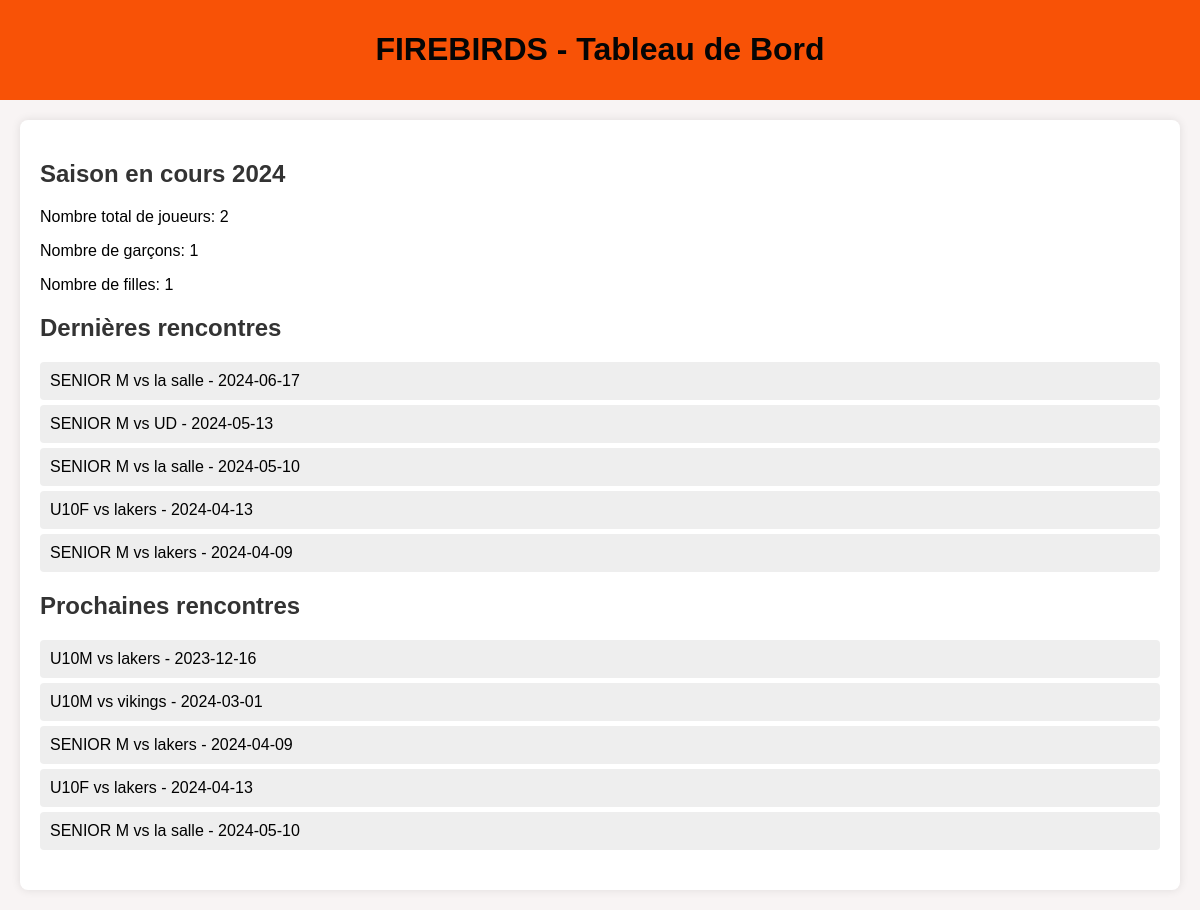
Page /dashboard.php on the committed database.
### tables this page shows
CREATE TABLE `evenements` (
  `id` int(11) NOT NULL,
  `categorie` enum('U10M','U10F','U12M','U12F','U14M','U14F','U16M','U16F','U18M','U18F','U20M','U20F','SENIOR M','SENIOR F') DEFAULT NULL,
  `adversaire` varchar(50) DEFAULT NULL,
  `date_evenement` date DEFAULT NULL,
  `heure` time DEFAULT NULL,
  `lieu` varchar(100) DEFAULT NULL,
  `score_final` varchar(10) DEFAULT NULL
);

### dashboard.php (the view, shortened to what this page needs)
<?php
$mysqli = new mysqli("localhost", "root", "", "firebirds_db");
$result = $mysqli->query("SELECT COUNT(*) as total FROM joueurs");
$total_joueurs = $result->fetch_assoc()['total'];
$result = $mysqli->query("SELECT COUNT(*) as total, sexe FROM joueurs GROUP BY sexe");
$joueurs_par_sexe = [];
while ($row = $result->fetch_assoc()) {
    $joueurs_par_sexe[$row['sexe']] = $row['total'];
}
$result = $mysqli->query("SELECT * FROM evenements ORDER BY date_evenement DESC LIMIT 5");
$dernieres_rencontres = $result->fetch_all(MYSQLI_ASSOC);
$result = $mysqli->query("SELECT * FROM evenements ORDER BY date_evenement ASC LIMIT 5");
$prochaines_rencontres = $result->fetch_all(MYSQLI_ASSOC);
?>
<!DOCTYPE html>
<html lang="fr">
<head>
    <link rel="stylesheet" href="styles.css">
</head>
<body>
    <header>
        <h1>FIREBIRDS - Tableau de Bord</h1>
    </header>
    <main>
        <section>
            <h2>Saison en cours 2024</h2>
            <p>Nombre total de joueurs: <?php echo $total_joueurs; ?></p>
            <p>Nombre de garçons: <?php echo $joueurs_par_sexe['M'] ?? 0; ?></p>
            <p>Nombre de filles: <?php echo $joueurs_par_sexe['F'] ?? 0; ?></p>
        </section>
        <section>
            <h2>Dernières rencontres</h2>
            <ul>
                <?php foreach ($dernieres_rencontres as $rencontre) { ?>
                    <li><?php echo $rencontre['categorie'] . " vs " . $rencontre['adversaire'] . " - " . $rencontre['date_evenement']; ?></li>
                <?php } ?>
            </ul>
        </section>
        <section>
            <h2>Prochaines rencontres</h2>
            <ul>
                <?php foreach ($prochaines_rencontres as $rencontre) { ?>
                    <li><?php echo $rencontre['categorie'] . " vs " . $rencontre['adversaire'] . " - " . $rencontre['date_evenement']; ?></li>
                <?php } ?>
            </ul>
        </section>
    </main>
</body>
</html>

### styles.css (style rules this page uses)
body { font-family: Arial, sans-serif; background-color: #f1e8e873; margin: 0; padding: 0; }
header { background-color: #f85206; color: rgb(5, 5, 5); padding: 10px 0; text-align: center; }
main { margin: 20px; padding: 20px; background-color: white; border-radius: 8px; box-shadow: 0 0 10px rgba(0, 0, 0, 0.1); }
section { margin-bottom: 20px; }
h2 { color: #333; }
ul { list-style: none; padding: 0; }
li { background-color: #eee; margin: 5px 0; padding: 10px; border-radius: 4px; }

### rows in the picture
evenements: categorie "SENIOR M", adversaire "la salle", date_evenement "2024-06-17"
evenements: categorie "SENIOR M", adversaire "UD", date_evenement "2024-05-13"
evenements: categorie "SENIOR M", adversaire "la salle", date_evenement "2024-05-10"
evenements: categorie "U10F", adversaire "lakers", date_evenement "2024-04-13"
evenements: categorie "SENIOR M", adversaire "lakers", date_evenement "2024-04-09"
evenements: categorie "U10M", adversaire "lakers", date_evenement "2023-12-16"
evenements: categorie "U10M", adversaire "vikings", date_evenement "2024-03-01"

### other values in the picture
$total_joueurs "2"
$joueurs_par_sexe['M'] "1"
$joueurs_par_sexe['F'] "1"
